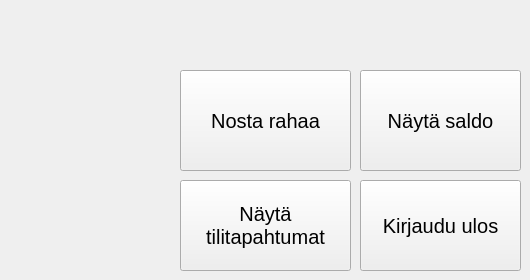
    <widget class="QWidget" name="stackMenu">
     <widget class="QPushButton" name="pushButtonWithdraw">
      <property name="geometry">
       <rect>
        <x>180</x>
        <y>70</y>
        <width>171</width>
        <height>101</height>
       </rect>
      </property>
      <property name="font">
       <font>
        <pointsize>15</pointsize>
       </font>
      </property>
      <property name="text">
       <string>Nosta rahaa</string>
      </property>
      <property name="checkable">
       <bool>false</bool>
      </property>
      <property name="autoDefault">
       <bool>false</bool>
      </property>
      <property name="default">
       <bool>false</bool>
      </property>
      <property name="flat">
       <bool>false</bool>
      </property>
     </widget>
     <widget class="QPushButton" name="pushButtonShowBalance">
      <property name="geometry">
       <rect>
        <x>360</x>
        <y>70</y>
        <width>161</width>
        <height>101</height>
       </rect>
      </property>
      <property name="font">
       <font>
        <pointsize>15</pointsize>
       </font>
      </property>
      <property name="text">
       <string>Näytä saldo</string>
      </property>
      <property name="checkable">
       <bool>false</bool>
      </property>
      <property name="autoDefault">
       <bool>false</bool>
      </property>
      <property name="default">
       <bool>false</bool>
      </property>
      <property name="flat">
       <bool>false</bool>
      </property>
     </widget>
     <widget class="QPushButton" name="pushButtonShowTransactions">
      <property name="geometry">
       <rect>
        <x>180</x>
        <y>180</y>
        <width>171</width>
        <height>91</height>
       </rect>
      </property>
      <property name="font">
       <font>
        <pointsize>15</pointsize>
       </font>
      </property>
      <property name="text">
       <string>Näytä
tilitapahtumat</string>
      </property>
      <property name="checkable">
       <bool>false</bool>
      </property>
      <property name="autoDefault">
       <bool>false</bool>
      </property>
      <property name="default">
       <bool>false</bool>
      </property>
      <property name="flat">
       <bool>false</bool>
      </property>
     </widget>
     <widget class="QPushButton" name="pushButtonLogOut">
      <property name="geometry">
       <rect>
        <x>360</x>
        <y>180</y>
        <width>161</width>
        <height>91</height>
       </rect>
      </property>
      <property name="font">
       <font>
        <pointsize>15</pointsize>
       </font>
      </property>
      <property name="text">
       <string>Kirjaudu ulos</string>
      </property>
      <property name="checkable">
       <bool>false</bool>
      </property>
      <property name="autoDefault">
       <bool>false</bool>
      </property>
      <property name="default">
       <bool>false</bool>
      </property>
      <property name="flat">
       <bool>false</bool>
      </property>
     </widget>
    </widget>
